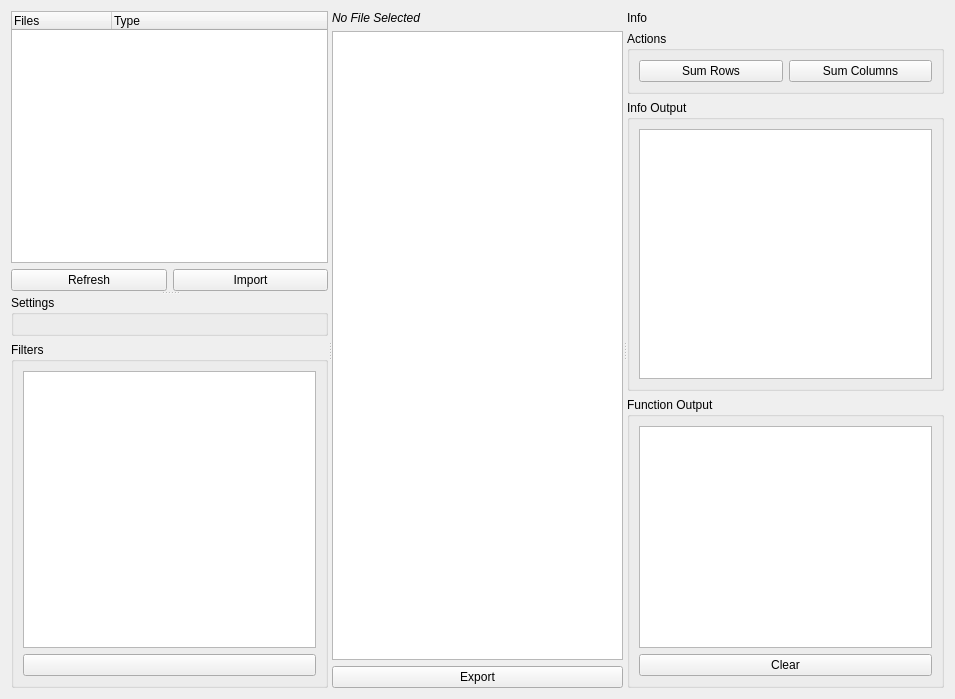
<?xml version="1.0" encoding="UTF-8"?>
<ui version="4.0">
 <class>FileViewer</class>
 <widget class="QWidget" name="FileViewer">
  <property name="geometry">
   <rect>
    <x>0</x>
    <y>0</y>
    <width>955</width>
    <height>699</height>
   </rect>
  </property>
  <property name="windowTitle">
   <string>Form</string>
  </property>
  <layout class="QGridLayout" name="gridLayout">
   <item row="2" column="0">
    <widget class="QSplitter" name="mainSplitter">
     <property name="sizePolicy">
      <sizepolicy hsizetype="Expanding" vsizetype="Expanding">
       <horstretch>0</horstretch>
       <verstretch>0</verstretch>
      </sizepolicy>
     </property>
     <property name="minimumSize">
      <size>
       <width>635</width>
       <height>0</height>
      </size>
     </property>
     <property name="orientation">
      <enum>Qt::Horizontal</enum>
     </property>
     <widget class="QSplitter" name="splitter">
      <property name="orientation">
       <enum>Qt::Vertical</enum>
      </property>
      <widget class="QWidget" name="verticalLayoutWidget">
       <layout class="QVBoxLayout" name="verticalLayout">
        <item>
         <widget class="QTreeWidget" name="fileTree">
          <column>
           <property name="text">
            <string notr="true">Files</string>
           </property>
          </column>
          <column>
           <property name="text">
            <string>Type</string>
           </property>
          </column>
         </widget>
        </item>
        <item>
         <layout class="QHBoxLayout" name="horizontalLayout_4">
          <property name="topMargin">
           <number>0</number>
          </property>
          <item>
           <widget class="QPushButton" name="refreshFileTreeButton">
            <property name="text">
             <string>Refresh</string>
            </property>
           </widget>
          </item>
          <item>
           <widget class="QPushButton" name="fileTreeImportButton">
            <property name="text">
             <string>Import</string>
            </property>
           </widget>
          </item>
         </layout>
        </item>
       </layout>
      </widget>
      <widget class="QWidget" name="verticalLayoutWidget_2">
       <layout class="QVBoxLayout" name="verticalLayout_2">
        <item>
         <widget class="QGroupBox" name="settingsBox">
          <property name="title">
           <string>Settings</string>
          </property>
          <layout class="QVBoxLayout" name="verticalLayout_4"/>
         </widget>
        </item>
        <item>
         <widget class="QGroupBox" name="filterBox">
          <property name="title">
           <string>Filters</string>
          </property>
          <layout class="QVBoxLayout" name="verticalLayout_5">
           <item>
            <widget class="QListView" name="listView"/>
           </item>
           <item>
            <widget class="QPushButton" name="addFilterButton">
             <property name="toolTip">
              <string>Add Filter</string>
             </property>
             <property name="text">
              <string/>
             </property>
             <property name="icon">
              <iconset>
               <normaloff>../icons/plus.png</normaloff>../icons/plus.png</iconset>
             </property>
             <property name="flat">
              <bool>false</bool>
             </property>
            </widget>
           </item>
          </layout>
         </widget>
        </item>
       </layout>
      </widget>
     </widget>
     <widget class="QWidget" name="verticalLayoutWidget_4">
      <layout class="QVBoxLayout" name="dataLayout">
       <item>
        <widget class="QLabel" name="fileNameLabel">
         <property name="font">
          <font>
           <italic>true</italic>
          </font>
         </property>
         <property name="text">
          <string>No File Selected</string>
         </property>
        </widget>
       </item>
       <item>
        <layout class="QVBoxLayout" name="dataTableLayout">
         <property name="topMargin">
          <number>0</number>
         </property>
         <item>
          <widget class="QTableWidget" name="dataTable"/>
         </item>
        </layout>
       </item>
       <item>
        <layout class="QHBoxLayout" name="horizontalLayout_3">
         <item>
          <widget class="QPushButton" name="exportButton">
           <property name="text">
            <string>Export</string>
           </property>
          </widget>
         </item>
        </layout>
       </item>
      </layout>
     </widget>
     <widget class="QWidget" name="verticalLayoutWidget_3">
      <layout class="QVBoxLayout" name="verticalLayout_3">
       <item>
        <widget class="QLabel" name="label">
         <property name="text">
          <string>Info</string>
         </property>
        </widget>
       </item>
       <item>
        <widget class="QGroupBox" name="actionsBox">
         <property name="title">
          <string>Actions</string>
         </property>
         <layout class="QGridLayout" name="gridLayout_4">
          <item row="0" column="0">
           <widget class="QPushButton" name="countRowsButton">
            <property name="text">
             <string>Sum Rows</string>
            </property>
           </widget>
          </item>
          <item row="0" column="1">
           <widget class="QPushButton" name="countColumnsButton">
            <property name="text">
             <string>Sum Columns</string>
            </property>
           </widget>
          </item>
         </layout>
        </widget>
       </item>
       <item>
        <widget class="QGroupBox" name="groupBox_2">
         <property name="title">
          <string>Info Output</string>
         </property>
         <layout class="QGridLayout" name="gridLayout_2">
          <item row="0" column="0">
           <widget class="QPlainTextEdit" name="infoTerminal">
            <property name="readOnly">
             <bool>true</bool>
            </property>
           </widget>
          </item>
         </layout>
        </widget>
       </item>
       <item>
        <widget class="QGroupBox" name="groupBox">
         <property name="title">
          <string>Function Output</string>
         </property>
         <layout class="QGridLayout" name="gridLayout_3">
          <item row="0" column="0">
           <widget class="QPlainTextEdit" name="functionTerminal">
            <property name="readOnly">
             <bool>true</bool>
            </property>
           </widget>
          </item>
          <item row="1" column="0">
           <widget class="QPushButton" name="clearFunctionTerminalButton">
            <property name="text">
             <string>Clear</string>
            </property>
           </widget>
          </item>
         </layout>
        </widget>
       </item>
      </layout>
     </widget>
    </widget>
   </item>
  </layout>
 </widget>
 <resources/>
 <connections/>
</ui>
